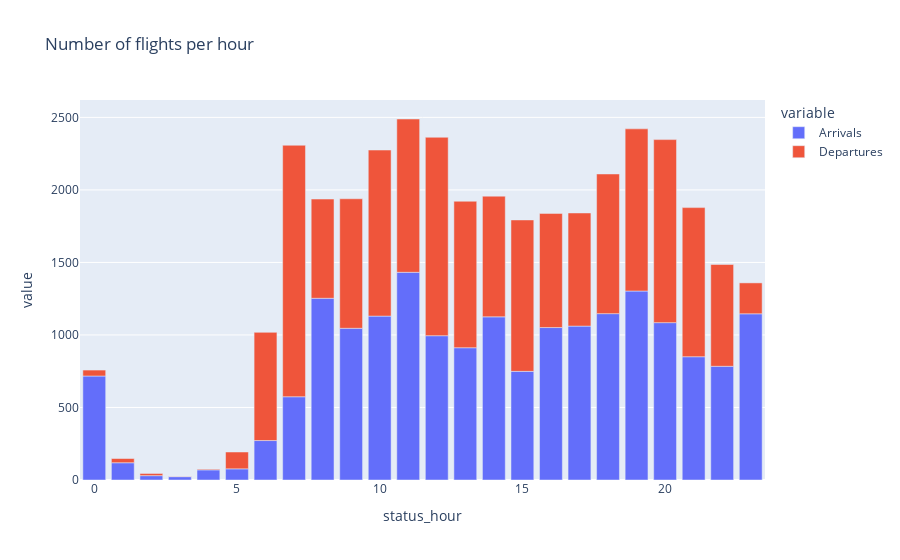

Notebook source saved alongside this figure:
### Code cell
departure_df['status_time'] = departure_df['status'].apply(lambda x: get_time(x))
departure_df['status_time'] = pd.to_datetime(departure_df['status_time'])

df_concurrency = pd.DataFrame()
df_concurrency['Arrivals'] = arrival_df2.groupby(arrival_df2['status_hour'].dt.hour).size()
df_concurrency['Departures'] = departure_df.groupby(departure_df['status_time'].dt.hour).size()

px.bar(df_concurrency,x=df_concurrency.index,y=['Arrivals','Departures'], title='Number of flights per hour')

### Figure 1 — Plotly figure (JSON) as saved in the notebook; plotly's stock layout.template omitted (floating-point values rounded to 4 significant figures)
{"data": [{"alignmentgroup": "True", "hovertemplate": "variable=Arrivals<br>status_hour=%{x}<br>value=%{y}<extra></extra>", "legendgroup": "Arrivals", "marker": {"color": "#636efa", "pattern": {"shape": ""}}, "name": "Arrivals", "offsetgroup": "Arrivals", "orientation": "v", "showlegend": true, "textposition": "auto", "type": "bar", "x": [0, 1, 2, 3, 4, 5, 6, 7, 8, 9, 10, 11, 12, 13, 14, 15, 16, 17, 18, 19, 20, 21, 22, 23], "xaxis": "x", "y": [717, 119, 30, 23, 70, 77, 272, 574, 1253, 1046, 1130, 1432, 995, 912, 1125, 749, 1051, 1061, 1147, 1303, 1085, 850, 784, 1146], "yaxis": "y"}, {"alignmentgroup": "True", "hovertemplate": "variable=Departures<br>status_hour=%{x}<br>value=%{y}<extra></extra>", "legendgroup": "Departures", "marker": {"color": "#EF553B", "pattern": {"shape": ""}}, "name": "Departures", "offsetgroup": "Departures", "orientation": "v", "showlegend": true, "textposition": "auto", "type": "bar", "x": [0, 1, 2, 3, 4, 5, 6, 7, 8, 9, 10, 11, 12, 13, 14, 15, 16, 17, 18, 19, 20, 21, 22, 23], "xaxis": "x", "y": [41, 29, 15, 2, 5, 116, 746, 1734, 684, 893, 1145, 1057, 1368, 1010, 832, 1044, 787, 780, 963, 1118, 1262, 1028, 702, 213], "yaxis": "y"}], "layout": {"barmode": "relative", "legend": {"title": {"text": "variable"}, "tracegroupgap": 0}, "title": {"text": "Number of flights per hour"}, "xaxis": {"anchor": "y", "domain": [0, 1], "title": {"text": "status_hour"}}, "yaxis": {"anchor": "x", "domain": [0, 1], "title": {"text": "value"}}}}
